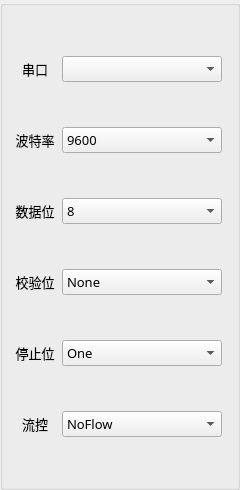
        <widget class="QGroupBox" name="groupBox_config">
         <property name="minimumSize">
          <size>
           <width>240</width>
           <height>0</height>
          </size>
         </property>
         <property name="font">
          <font>
           <family>Microsoft YaHei UI</family>
           <pointsize>10</pointsize>
          </font>
         </property>
         <property name="title">
          <string/>
         </property>
         <layout class="QGridLayout" name="gridLayout_5" columnstretch="0">
          <property name="leftMargin">
           <number>5</number>
          </property>
          <property name="topMargin">
           <number>5</number>
          </property>
          <property name="rightMargin">
           <number>15</number>
          </property>
          <property name="bottomMargin">
           <number>5</number>
          </property>
          <property name="spacing">
           <number>0</number>
          </property>
          <item row="0" column="0">
           <layout class="QVBoxLayout" name="verticalLayout_config">
            <property name="spacing">
             <number>5</number>
            </property>
            <property name="topMargin">
             <number>5</number>
            </property>
            <property name="bottomMargin">
             <number>5</number>
            </property>
            <item>
             <spacer name="verticalSpacer_19">
              <property name="orientation">
               <enum>Qt::Orientation::Vertical</enum>
              </property>
              <property name="sizeHint" stdset="0">
               <size>
                <width>20</width>
                <height>40</height>
               </size>
              </property>
             </spacer>
            </item>
            <item>
             <layout class="QHBoxLayout" name="horizontalLayout_serialPort">
              <property name="spacing">
               <number>0</number>
              </property>
              <item>
               <widget class="QLabel" name="label_serialPort">
                <property name="minimumSize">
                 <size>
                  <width>0</width>
                  <height>0</height>
                 </size>
                </property>
                <property name="maximumSize">
                 <size>
                  <width>16777215</width>
                  <height>16777215</height>
                 </size>
                </property>
                <property name="text">
                 <string>串口</string>
                </property>
                <property name="alignment">
                 <set>Qt::AlignmentFlag::AlignCenter</set>
                </property>
                <property name="wordWrap">
                 <bool>false</bool>
                </property>
               </widget>
              </item>
              <item>
               <widget class="QComboBox" name="comboBox_serialPort">
                <property name="minimumSize">
                 <size>
                  <width>160</width>
                  <height>0</height>
                 </size>
                </property>
                <property name="maximumSize">
                 <size>
                  <width>160</width>
                  <height>16777215</height>
                 </size>
                </property>
                <property name="font">
                 <font>
                  <family>JetBrains Mono</family>
                  <pointsize>10</pointsize>
                 </font>
                </property>
                <property name="currentIndex">
                 <number>-1</number>
                </property>
               </widget>
              </item>
             </layout>
            </item>
            <item>
             <spacer name="verticalSpacer_13">
              <property name="orientation">
               <enum>Qt::Orientation::Vertical</enum>
              </property>
              <property name="sizeHint" stdset="0">
               <size>
                <width>20</width>
                <height>40</height>
               </size>
              </property>
             </spacer>
            </item>
            <item>
             <layout class="QHBoxLayout" name="horizontalLayout_baud">
              <property name="spacing">
               <number>0</number>
              </property>
              <item>
               <widget class="QLabel" name="label_baud">
                <property name="minimumSize">
                 <size>
                  <width>0</width>
                  <height>0</height>
                 </size>
                </property>
                <property name="maximumSize">
                 <size>
                  <width>16777215</width>
                  <height>16777215</height>
                 </size>
                </property>
                <property name="text">
                 <string>波特率</string>
                </property>
                <property name="alignment">
                 <set>Qt::AlignmentFlag::AlignCenter</set>
                </property>
               </widget>
              </item>
              <item>
               <widget class="QComboBox" name="comboBox_baud">
                <property name="minimumSize">
                 <size>
                  <width>160</width>
                  <height>0</height>
                 </size>
                </property>
                <property name="maximumSize">
                 <size>
                  <width>160</width>
                  <height>16777215</height>
                 </size>
                </property>
                <property name="font">
                 <font>
                  <family>JetBrains Mono</family>
                  <pointsize>10</pointsize>
                 </font>
                </property>
                <property name="currentText">
                 <string>9600</string>
                </property>
                <property name="currentIndex">
                 <number>3</number>
                </property>
                <item>
                 <property name="text">
                  <string>1200</string>
                 </property>
                </item>
                <item>
                 <property name="text">
                  <string>2400</string>
                 </property>
                </item>
                <item>
                 <property name="text">
                  <string>4800</string>
                 </property>
                </item>
                <item>
                 <property name="text">
                  <string>9600</string>
                 </property>
                </item>
                <item>
                 <property name="text">
                  <string>14400</string>
                 </property>
                </item>
                <item>
                 <property name="text">
                  <string>19200</string>
                 </property>
                </item>
                <item>
                 <property name="text">
                  <string>28800</string>
                 </property>
                </item>
                <item>
                 <property name="text">
                  <string>38400</string>
                 </property>
                </item>
                <item>
                 <property name="text">
                  <string>57600</string>
                 </property>
                </item>
                <item>
                 <property name="text">
                  <string>115200</string>
                 </property>
                </item>
                <item>
                 <property name="text">
                  <string>128000</string>
                 </property>
                </item>
                <item>
                 <property name="text">
                  <string>230400</string>
                 </property>
                </item>
                <item>
                 <property name="text">
                  <string>256000</string>
                 </property>
                </item>
                <item>
                 <property name="text">
                  <string>460800</string>
                 </property>
                </item>
                <item>
                 <property name="text">
                  <string>921600</string>
                 </property>
                </item>
               </widget>
              </item>
             </layout>
            </item>
            <item>
             <spacer name="verticalSpacer_14">
              <property name="orientation">
               <enum>Qt::Orientation::Vertical</enum>
              </property>
              <property name="sizeHint" stdset="0">
               <size>
                <width>20</width>
                <height>40</height>
               </size>
              </property>
             </spacer>
            </item>
            <item>
             <layout class="QHBoxLayout" name="horizontalLayout_dataBit">
              <property name="spacing">
               <number>0</number>
              </property>
              <item>
               <widget class="QLabel" name="label_dataBit">
                <property name="minimumSize">
                 <size>
                  <width>0</width>
                  <height>0</height>
                 </size>
                </property>
                <property name="maximumSize">
                 <size>
                  <width>16777215</width>
                  <height>16777215</height>
                 </size>
                </property>
                <property name="text">
                 <string>数据位</string>
                </property>
                <property name="alignment">
                 <set>Qt::AlignmentFlag::AlignCenter</set>
                </property>
               </widget>
              </item>
              <item>
               <widget class="QComboBox" name="comboBox_dataBit">
                <property name="minimumSize">
                 <size>
                  <width>160</width>
                  <height>0</height>
                 </size>
                </property>
                <property name="maximumSize">
                 <size>
                  <width>160</width>
                  <height>16777215</height>
                 </size>
                </property>
                <property name="font">
                 <font>
                  <family>JetBrains Mono</family>
                  <pointsize>10</pointsize>
                 </font>
                </property>
                <property name="currentIndex">
                 <number>3</number>
                </property>
                <item>
                 <property name="text">
                  <string>5</string>
                 </property>
                </item>
                <item>
                 <property name="text">
                  <string>6</string>
                 </property>
                </item>
                <item>
                 <property name="text">
                  <string>7</string>
                 </property>
                </item>
                <item>
                 <property name="text">
                  <string>8</string>
                 </property>
                </item>
               </widget>
              </item>
             </layout>
            </item>
            <item>
             <spacer name="verticalSpacer_15">
              <property name="orientation">
               <enum>Qt::Orientation::Vertical</enum>
              </property>
              <property name="sizeHint" stdset="0">
               <size>
                <width>20</width>
                <height>40</height>
               </size>
              </property>
             </spacer>
            </item>
            <item>
             <layout class="QHBoxLayout" name="horizontalLayout_check">
              <property name="spacing">
               <number>0</number>
              </property>
              <item>
               <widget class="QLabel" name="label_check">
                <property name="minimumSize">
                 <size>
                  <width>0</width>
                  <height>0</height>
                 </size>
                </property>
                <property name="maximumSize">
                 <size>
                  <width>16777215</width>
                  <height>16777215</height>
                 </size>
                </property>
                <property name="text">
                 <string>校验位</string>
                </property>
                <property name="alignment">
                 <set>Qt::AlignmentFlag::AlignCenter</set>
                </property>
               </widget>
              </item>
              <item>
               <widget class="QComboBox" name="comboBox_check">
                <property name="minimumSize">
                 <size>
                  <width>160</width>
                  <height>0</height>
                 </size>
                </property>
                <property name="maximumSize">
                 <size>
                  <width>160</width>
                  <height>16777215</height>
                 </size>
                </property>
                <property name="font">
                 <font>
                  <family>JetBrains Mono</family>
                  <pointsize>10</pointsize>
                 </font>
                </property>
                <item>
                 <property name="text">
                  <string>None</string>
                 </property>
                </item>
                <item>
                 <property name="text">
                  <string>Even</string>
                 </property>
                </item>
                <item>
                 <property name="text">
                  <string>Mark</string>
                 </property>
                </item>
                <item>
                 <property name="text">
                  <string>Odd</string>
                 </property>
                </item>
                <item>
                 <property name="text">
                  <string>Space</string>
                 </property>
                </item>
               </widget>
              </item>
             </layout>
            </item>
            <item>
             <spacer name="verticalSpacer_16">
              <property name="orientation">
               <enum>Qt::Orientation::Vertical</enum>
              </property>
              <property name="sizeHint" stdset="0">
               <size>
                <width>20</width>
                <height>40</height>
               </size>
              </property>
             </spacer>
            </item>
            <item>
             <layout class="QHBoxLayout" name="horizontalLayout_stop">
              <property name="spacing">
               <number>0</number>
              </property>
              <item>
               <widget class="QLabel" name="label_stop">
                <property name="minimumSize">
                 <size>
                  <width>0</width>
                  <height>0</height>
                 </size>
                </property>
                <property name="maximumSize">
                 <size>
                  <width>16777215</width>
                  <height>16777215</height>
                 </size>
                </property>
                <property name="text">
                 <string>停止位</string>
                </property>
                <property name="alignment">
                 <set>Qt::AlignmentFlag::AlignCenter</set>
                </property>
               </widget>
              </item>
              <item>
               <widget class="QComboBox" name="comboBox_stop">
                <property name="minimumSize">
                 <size>
                  <width>160</width>
                  <height>0</height>
                 </size>
                </property>
                <property name="maximumSize">
                 <size>
                  <width>160</width>
                  <height>16777215</height>
                 </size>
                </property>
                <property name="font">
                 <font>
                  <family>JetBrains Mono</family>
                  <pointsize>10</pointsize>
                 </font>
                </property>
                <item>
                 <property name="text">
                  <string>One</string>
                 </property>
                </item>
                <item>
                 <property name="text">
                  <string>OneAndHalf</string>
                 </property>
                </item>
                <item>
                 <property name="text">
                  <string>Two</string>
                 </property>
                </item>
               </widget>
              </item>
             </layout>
            </item>
            <item>
             <spacer name="verticalSpacer_17">
              <property name="orientation">
               <enum>Qt::Orientation::Vertical</enum>
              </property>
              <property name="sizeHint" stdset="0">
               <size>
                <width>20</width>
                <height>40</height>
               </size>
              </property>
             </spacer>
            </item>
            <item>
             <layout class="QHBoxLayout" name="horizontalLayout_flowCtrl">
              <property name="spacing">
               <number>0</number>
              </property>
              <item>
               <widget class="QLabel" name="label_flowCtrl">
                <property name="minimumSize">
                 <size>
                  <width>0</width>
                  <height>0</height>
                 </size>
                </property>
                <property name="maximumSize">
                 <size>
                  <width>16777215</width>
                  <height>16777215</height>
                 </size>
                </property>
                <property name="text">
                 <string>流控</string>
                </property>
                <property name="alignment">
                 <set>Qt::AlignmentFlag::AlignCenter</set>
                </property>
               </widget>
              </item>
              <item>
               <widget class="QComboBox" name="comboBox_flowCtrl">
                <property name="minimumSize">
                 <size>
                  <width>160</width>
                  <height>0</height>
                 </size>
                </property>
                <property name="maximumSize">
                 <size>
                  <width>160</width>
                  <height>16777215</height>
                 </size>
                </property>
                <property name="font">
                 <font>
                  <family>JetBrains Mono</family>
                  <pointsize>10</pointsize>
                 </font>
                </property>
                <item>
                 <property name="text">
                  <string>NoFlow</string>
                 </property>
                </item>
                <item>
                 <property name="text">
                  <string>Hardware</string>
                 </property>
                </item>
                <item>
                 <property name="text">
                  <string>Software</string>
                 </property>
                </item>
               </widget>
              </item>
             </layout>
            </item>
            <item>
             <spacer name="verticalSpacer_18">
              <property name="orientation">
               <enum>Qt::Orientation::Vertical</enum>
              </property>
              <property name="sizeHint" stdset="0">
               <size>
                <width>20</width>
                <height>40</height>
               </size>
              </property>
             </spacer>
            </item>
           </layout>
          </item>
         </layout>
        </widget>
